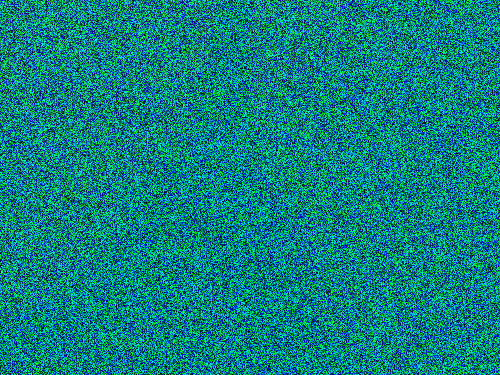
#> input picture images/iron-puzzle.png, 500 x 375 px
$ python parlante.py
#> lines starting #> are read from the running program, lines starting #| are printed output that depends on the picture
from PIL import Image
from pathlib import Path

images_folder = Path("images/")


def iron_puzzle():
    iron_img = images_folder / "iron-puzzle.png"
    img = Image.open(iron_img)
#> img is the input picture: PIL image 500x375 RGBA; mean R, G, B, A 11.5, 127.2, 127.5, 255
    pixmap = img.load()
    for x in range(img.size[0]):
        for y in range(img.size[1]):
            r,g,b,a = pixmap[x,y]
            # do stuff

    img.show()

def copper_puzzle():
    copper_img = images_folder / "copper-puzzle.png"
    img = Image.open(copper_img)
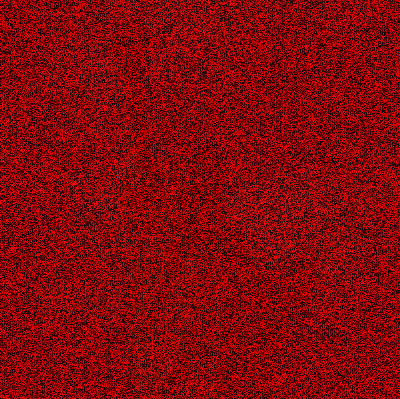
#> input picture images/copper-puzzle.png, 400 x 399 px
#> img is the input picture: PIL image 400x399 RGBA; mean R, G, B, A 127.6, 5.7, 7.8, 255
    pixmap = img.load()
    for x in range(img.size[0]):
        for y in range(img.size[1]):
            r,g,b,a = pixmap[x,y]
            # do stuff

    img.show()

def west_puzzle():
    west_img = images_folder / "west-puzzle.png"
    img = Image.open(west_img)
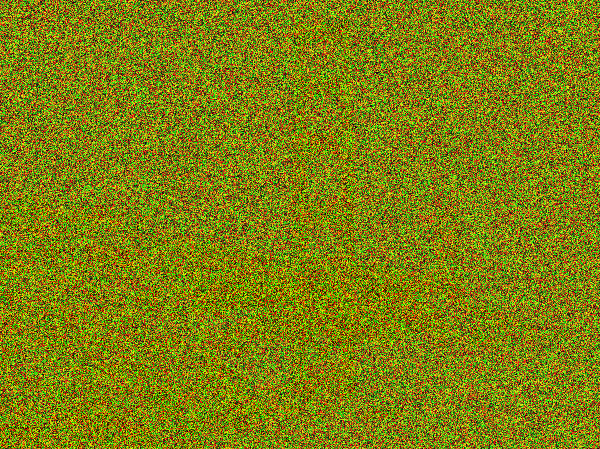
#> input picture images/west-puzzle.png, 600 x 449 px
#> img is the input picture: PIL image 600x449 RGBA; mean R, G, B, A 127.6, 127.8, 16.1, 255
    pixmap = img.load()
    for x in range(img.size[0]):
        for y in range(img.size[1]):
            r,g,b,a = pixmap[x,y]
            # do stuff

    img.show()

def my_puzzle():
    '''
    This function should open an image, "noisify" it by
    changing some of the color channels to random numbers
    and doing some other transformations on the 3rd color
    and save the image as my-puzzle.png
    '''
    pass

if __name__ == "__main__":
    # feel free to comment out functions you're not using
    iron_puzzle()
    copper_puzzle()
    west_puzzle()
    my_puzzle()
